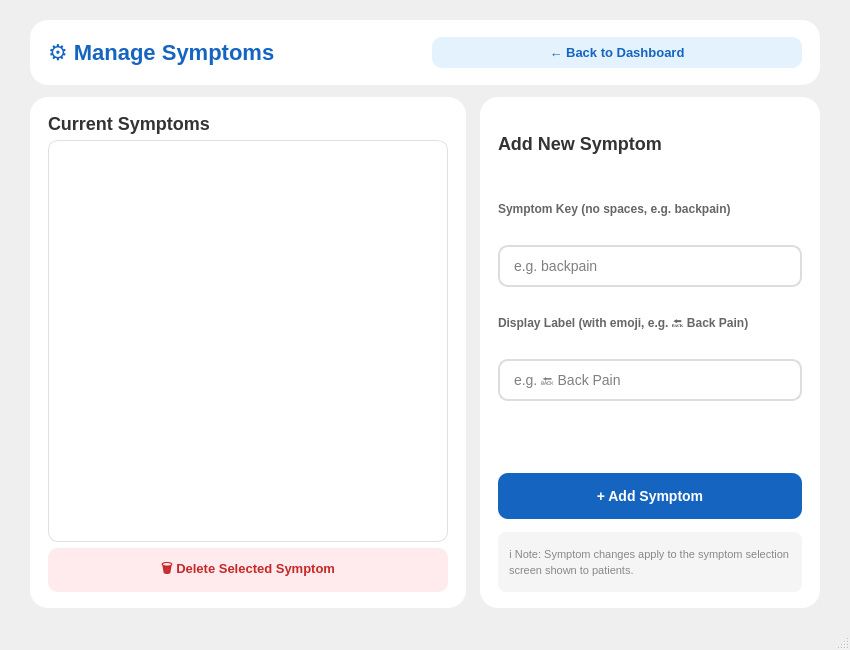
<?xml version="1.0" encoding="UTF-8"?>
<ui version="4.0">
 <class>ManageSymptomsWindow</class>
 <widget class="QMainWindow" name="ManageSymptomsWindow">
  <property name="geometry">
   <rect><x>0</x><y>0</y><width>850</width><height>650</height></rect>
  </property>
  <property name="windowTitle"><string>Doctor Panel – Manage Symptoms</string></property>

  <widget class="QWidget" name="centralwidget">
   <property name="styleSheet">
    <string notr="true">
background: qlineargradient(x1:0, y1:0, x2:1, y2:1,
    stop:0 #e3f2fd, stop:1 #bbdefb);
font-family: Segoe UI;
    </string>
   </property>

   <layout class="QVBoxLayout" name="mainLayout">
    <property name="spacing"><number>12</number></property>
    <property name="leftMargin"><number>30</number></property>
    <property name="topMargin"><number>20</number></property>
    <property name="rightMargin"><number>30</number></property>
    <property name="bottomMargin"><number>20</number></property>

    <!-- HEADER -->
    <item>
     <widget class="QFrame" name="headerFrame">
      <property name="minimumSize"><size><width>0</width><height>65</height></size></property>
      <property name="styleSheet"><string notr="true">QFrame { background:white; border-radius:18px; }</string></property>
      <layout class="QHBoxLayout">
       <property name="leftMargin"><number>18</number></property>
       <property name="rightMargin"><number>18</number></property>
       <item>
        <widget class="QLabel">
         <property name="text"><string>⚙ Manage Symptoms</string></property>
         <property name="styleSheet"><string notr="true">font-size:22px; font-weight:bold; color:#1565C0;</string></property>
        </widget>
       </item>
       <item><spacer><property name="orientation"><enum>Qt::Horizontal</enum></property></spacer></item>
       <item>
        <widget class="QPushButton" name="backButton">
         <property name="text"><string>← Back to Dashboard</string></property>
         <property name="styleSheet">
          <string notr="true">
QPushButton { background:#E3F2FD; color:#1565C0; font-size:13px; font-weight:bold; border:none; border-radius:10px; padding:8px 16px; }
QPushButton:hover { background:#BBDEFB; }
          </string>
         </property>
        </widget>
       </item>
      </layout>
     </widget>
    </item>

    <!-- CONTENT: list + add panel side by side -->
    <item>
     <layout class="QHBoxLayout" name="contentRow">
      <property name="spacing"><number>14</number></property>

      <!-- SYMPTOMS LIST -->
      <item>
       <widget class="QFrame" name="listFrame">
        <property name="styleSheet"><string notr="true">QFrame { background:white; border-radius:18px; }</string></property>
        <layout class="QVBoxLayout">
         <property name="leftMargin"><number>18</number></property>
         <property name="topMargin"><number>16</number></property>
         <property name="rightMargin"><number>18</number></property>
         <property name="bottomMargin"><number>16</number></property>

         <item>
          <widget class="QLabel">
           <property name="text"><string>Current Symptoms</string></property>
           <property name="styleSheet"><string notr="true">font-size:18px; font-weight:bold; color:#333;</string></property>
          </widget>
         </item>

         <item>
          <widget class="QListWidget" name="symptomsList">
           <property name="styleSheet">
            <string notr="true">
QListWidget { border:1px solid #E0E0E0; border-radius:10px; font-size:14px; padding:4px; }
QListWidget::item { padding:8px; border-bottom:1px solid #f0f0f0; }
QListWidget::item:selected { background:#E3F2FD; color:#1565C0; border-radius:6px; }
            </string>
           </property>
          </widget>
         </item>

         <item>
          <widget class="QPushButton" name="deleteSymptomButton">
           <property name="minimumSize"><size><width>0</width><height>44</height></size></property>
           <property name="text"><string>🗑 Delete Selected Symptom</string></property>
           <property name="styleSheet">
            <string notr="true">
QPushButton { background:#ffebee; color:#c62828; font-size:13px; font-weight:bold; border:none; border-radius:10px; }
QPushButton:hover { background:#ffcdd2; }
            </string>
           </property>
          </widget>
         </item>

        </layout>
       </widget>
      </item>

      <!-- ADD SYMPTOM PANEL -->
      <item>
       <widget class="QFrame" name="addFrame">
        <property name="maximumSize"><size><width>340</width><height>16777215</height></size></property>
        <property name="styleSheet"><string notr="true">QFrame { background:white; border-radius:18px; }</string></property>
        <layout class="QVBoxLayout">
         <property name="leftMargin"><number>18</number></property>
         <property name="topMargin"><number>16</number></property>
         <property name="rightMargin"><number>18</number></property>
         <property name="bottomMargin"><number>16</number></property>

         <item>
          <widget class="QLabel">
           <property name="text"><string>Add New Symptom</string></property>
           <property name="styleSheet"><string notr="true">font-size:18px; font-weight:bold; color:#333;</string></property>
          </widget>
         </item>

         <item>
          <widget class="QLabel">
           <property name="text"><string>Symptom Key (no spaces, e.g. backpain)</string></property>
           <property name="styleSheet"><string notr="true">font-size:12px; color:#666; font-weight:bold;</string></property>
          </widget>
         </item>
         <item>
          <widget class="QLineEdit" name="symptomKeyEdit">
           <property name="minimumSize"><size><width>0</width><height>42</height></size></property>
           <property name="placeholderText"><string>e.g. backpain</string></property>
           <property name="styleSheet">
            <string notr="true">
QLineEdit { border:2px solid #DDD; border-radius:10px; padding-left:12px; font-size:14px; background:white; }
QLineEdit:focus { border:2px solid #1565C0; }
            </string>
           </property>
          </widget>
         </item>

         <item>
          <widget class="QLabel">
           <property name="text"><string>Display Label (with emoji, e.g. 🔙 Back Pain)</string></property>
           <property name="styleSheet"><string notr="true">font-size:12px; color:#666; font-weight:bold;</string></property>
          </widget>
         </item>
         <item>
          <widget class="QLineEdit" name="symptomLabelEdit">
           <property name="minimumSize"><size><width>0</width><height>42</height></size></property>
           <property name="placeholderText"><string>e.g. 🔙 Back Pain</string></property>
           <property name="styleSheet">
            <string notr="true">
QLineEdit { border:2px solid #DDD; border-radius:10px; padding-left:12px; font-size:14px; background:white; }
QLineEdit:focus { border:2px solid #1565C0; }
            </string>
           </property>
          </widget>
         </item>

         <item>
          <widget class="QLabel" name="addStatusLabel">
           <property name="text"><string></string></property>
           <property name="styleSheet"><string notr="true">font-size:12px; color:#e53935;</string></property>
          </widget>
         </item>

         <item>
          <widget class="QPushButton" name="addSymptomButton">
           <property name="minimumSize"><size><width>0</width><height>46</height></size></property>
           <property name="text"><string>+ Add Symptom</string></property>
           <property name="styleSheet">
            <string notr="true">
QPushButton { background:#1565C0; color:white; font-size:14px; font-weight:bold; border:none; border-radius:10px; }
QPushButton:hover { background:#1976D2; }
            </string>
           </property>
          </widget>
         </item>

         <item><spacer><property name="orientation"><enum>Qt::Vertical</enum></property></spacer></item>

         <item>
          <widget class="QLabel">
           <property name="text"><string>ℹ️ Note: Symptom changes apply to the symptom selection screen shown to patients.</string></property>
           <property name="wordWrap"><bool>true</bool></property>
           <property name="styleSheet"><string notr="true">font-size:11px; color:#888; background:#f5f5f5; padding:8px; border-radius:8px;</string></property>
          </widget>
         </item>

        </layout>
       </widget>
      </item>

     </layout>
    </item>

   </layout>
  </widget>

  <widget class="QMenuBar" name="menubar"/>
  <widget class="QStatusBar" name="statusbar"/>
 </widget>
 <resources/>
 <connections/>
</ui>
